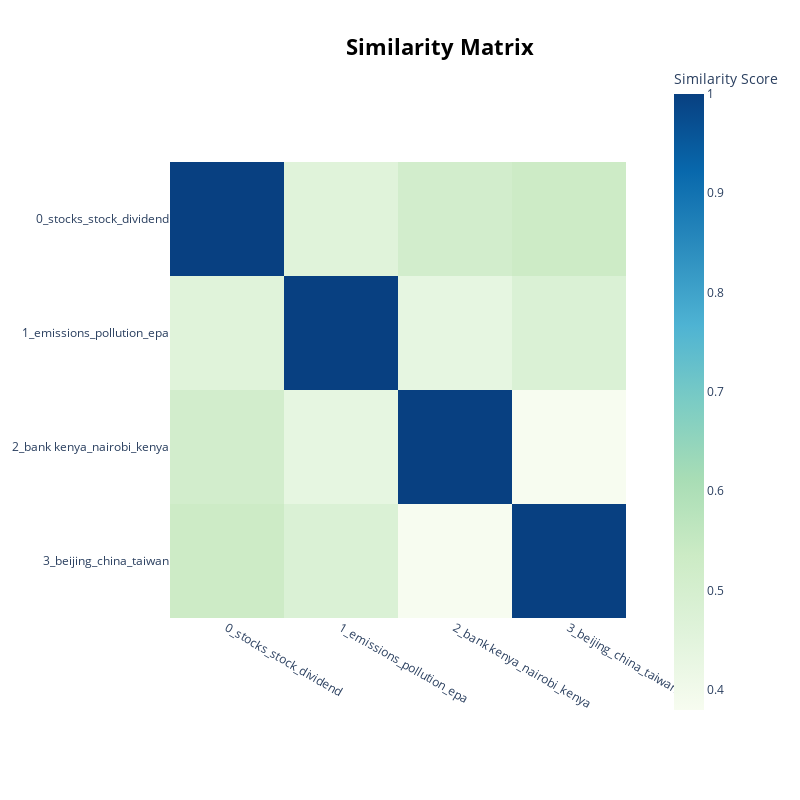

Here is the notebook cell this chart was saved with:
### Code cell
topic_model.visualize_heatmap()

### Figure 1 — Plotly figure (JSON) as saved in the notebook; plotly's stock layout.template omitted (floating-point values rounded to 4 significant figures)
{"data": [{"coloraxis": "coloraxis", "hovertemplate": "x: %{x}<br>y: %{y}<br>Similarity Score: %{z}<extra></extra>", "name": "0", "type": "heatmap", "x": ["0_stocks_stock_dividend", "1_emissions_pollution_epa", "2_bank kenya_nairobi_kenya", "3_beijing_china_taiwan"], "xaxis": "x", "y": ["0_stocks_stock_dividend", "1_emissions_pollution_epa", "2_bank kenya_nairobi_kenya", "3_beijing_china_taiwan"], "yaxis": "y", "z": [[1, 0.4589, 0.5116, 0.5321], [0.4589, 1.0, 0.4353, 0.4795], [0.5116, 0.4353, 1.0, 0.3795], [0.5321, 0.4795, 0.3795, 1.0]]}], "layout": {"coloraxis": {"colorbar": {"title": {"text": "Similarity Score"}}, "colorscale": [[0, "rgb(247,252,240)"], [0.125, "rgb(224,243,219)"], [0.25, "rgb(204,235,197)"], [0.375, "rgb(168,221,181)"], [0.5, "rgb(123,204,196)"], [0.625, "rgb(78,179,211)"], [0.75, "rgb(43,140,190)"], [0.875, "rgb(8,104,172)"], [1, "rgb(8,64,129)"]]}, "height": 800, "hoverlabel": {"bgcolor": "white", "font": {"family": "Rockwell", "size": 16}}, "legend": {"title": {"text": "Trend"}}, "margin": {"t": 60}, "showlegend": true, "title": {"font": {"color": "Black", "size": 22}, "text": "<b>Similarity Matrix</b>", "x": 0.55, "xanchor": "center", "y": 0.95, "yanchor": "top"}, "width": 800, "xaxis": {"anchor": "y", "autorange": true, "constrain": "domain", "domain": [0, 1], "range": [-0.5, 3.5], "scaleanchor": "y", "type": "category"}, "yaxis": {"anchor": "x", "autorange": true, "constrain": "domain", "domain": [0.1545, 0.8455], "range": [3.5, -0.5], "type": "category"}}}
